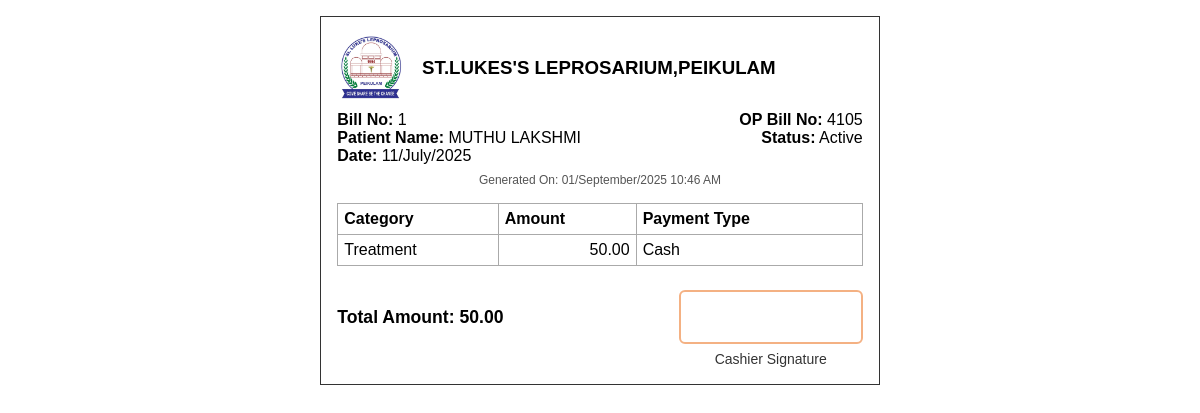
Before: /bill/1 with the older database file.
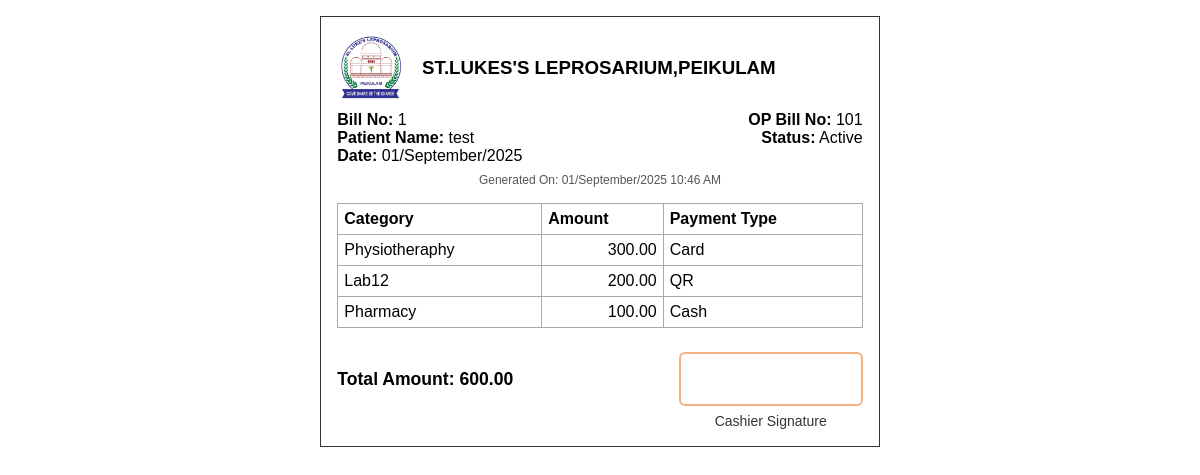
After: the same page with the newer database file.
### app.py (models this page shows)
class HeaderEntry(db.Model):
    id = db.Column(db.Integer, primary_key=True)
    op_bill_no = db.Column(db.String(50), nullable=False)
    patient_name = db.Column(db.String(100), nullable=False)
    date = db.Column(db.Date, nullable=False)
    is_cancelled = db.Column(db.Boolean, default=False, nullable=False)
    created_at = db.Column(db.DateTime, default=lambda: datetime.now(IST), nullable=False)
    updated_at = db.Column(db.DateTime, default=lambda: datetime.now(IST), onupdate=lambda: datetime.now(IST), nullable=False)
    details = db.relationship('DetailsEntry', backref='header', lazy=True)

class DetailsEntry(db.Model):
    id = db.Column(db.Integer, primary_key=True)
    header_id = db.Column(db.Integer, db.ForeignKey('header_entry.id'), nullable=False)
    category_id = db.Column(db.Integer, db.ForeignKey('category.id'), nullable=False)
    amount = db.Column(db.Float, nullable=False)
    payment_type_id = db.Column(db.Integer, db.ForeignKey('payment_type.id'), nullable=False)
    category = db.relationship('Category', backref='details_entries')
    payment_type = db.relationship('PaymentType', backref='details_entries')

class Category(db.Model):
    id = db.Column(db.Integer, primary_key=True)
    name = db.Column(db.String(100), unique=True, nullable=False)

class PaymentType(db.Model):
    id = db.Column(db.Integer, primary_key=True)
    name = db.Column(db.String(100), unique=True, nullable=False)

### app.py (the view)
@app.route('/bill/<int:header_id>')
def print_bill(header_id):
    header = HeaderEntry.query.get_or_404(header_id)
    details = DetailsEntry.query.filter_by(header_id=header.id).all()
    printed_datetime = datetime.now().strftime('%d/%B/%Y %I:%M %p')
    return render_template('print_bill.html', header=header, details=details, printed_datetime=printed_datetime)

### app.py (called while the page is built, shortened)
@app.context_processor
def inject_usertype():
    return dict(session=session)

@app.before_request
def daily_backup():
    if not os.path.exists(BACKUP_DIR):
        os.makedirs(BACKUP_DIR)
    today = datetime.now().strftime('%Y-%m-%d')
    last_backup = None
    if os.path.exists(LAST_BACKUP_FILE):
        with open(LAST_BACKUP_FILE, 'r') as f:
            last_backup = f.read().strip()

### templates/print_bill.html (shortened to what this page needs)
<!DOCTYPE html>
<html>
<head>
</head>
<body>
    <div class="bill">
        <div style="display: flex; align-items: center; justify-content: flex-start; margin-bottom: 8px;">
            <img src="/static/logo.jpg" alt="Logo" style="height:70px; width:auto; margin-right:18px; display:block;">
            <div style="flex:1;">
                <h3 style="margin:0;">ST.LUKES'S LEPROSARIUM,PEIKULAM</h3>
            </div>
        </div>
        <div style="display: flex; justify-content: space-between; align-items: flex-start; margin-bottom: 8px;">
            <div>
                <strong>Bill No:</strong> {{ header.id }}<br>
                <strong>Patient Name:</strong> {{ header.patient_name }}<br>
                <strong>Date:</strong> {{ header.date.strftime('%d/%B/%Y') }}<br>
            </div>
            <div style="text-align: right; min-width: 140px;">
                <strong>OP Bill No:</strong> {{ header.op_bill_no }}<br>
                <strong>Status:</strong> {% if header.is_cancelled %}<span style="color:red;">Cancelled</span>{% else %}Active{% endif %}<br>
            </div>
        </div>
        <div style="text-align:center; font-size:12px; color:#555; margin-bottom:8px;">
            Generated On: {{ printed_datetime}}
        </div>
        <table>
            <tr>
                <th>Category</th>
                <th>Amount</th>
                <th>Payment Type</th>
            </tr>
            {% for d in details %}
            <tr>
                <td>{{ d.category.name }}</td>
                <td style="text-align: right;">{{ "%.2f"|format(d.amount) }}</td>
                <td>{{ d.payment_type.name }}</td>
            </tr>
            {% endfor %}
        </table>
        <div style="display: flex; justify-content: space-between; align-items: flex-end; margin-top: 24px;">
            <div style="font-weight: bold; font-size: 1.1em; padding-bottom: 40px;">Total Amount: {{ "%.2f"|format(details|sum(attribute='amount')) }}</div>
            <div style="text-align: center;">
                <div style="border: 2px solid #f4b183; border-radius: 6px; width: 180px; height: 50px; margin-bottom: 6px;"></div>
                <span style="font-size: 14px; color: #333;">Cashier Signature</span>
            </div>
        </div>
    </div>
</body>
</html>

### templates/print_bill.html (style rules this page uses)
body { font-family: Arial, sans-serif; width: 148mm; margin: 0 auto; }
.bill { border: 1px solid #333; padding: 16px; margin-top: 16px; }
table { width: 100%; border-collapse: collapse; margin-top: 1em; }
th, td { border: 1px solid #aaa; padding: 6px; text-align: left; }

Changed rows visible on the page:
changed HeaderEntry id 1: patient_name "MUTHU LAKSHMI" → "test"; date "11/July/2025" → "01/September/2025"; op_bill_no "4105" → "101"
changed DetailsEntry: category.name "Treatment" → "Physiotheraphy"; amount "50.00" → "300.00"; payment_type.name "Cash" → "Card"
now on this page (row edited): DetailsEntry: category.name "Lab12", amount "200.00", payment_type.name "QR"
now on this page (row edited): DetailsEntry: category.name "Pharmacy", amount "100.00", payment_type.name "Cash"
Other visible differences:
{{ "%.2f"|format(details|sum(attribute='amount')) }}: "50.00" → "600.00"
